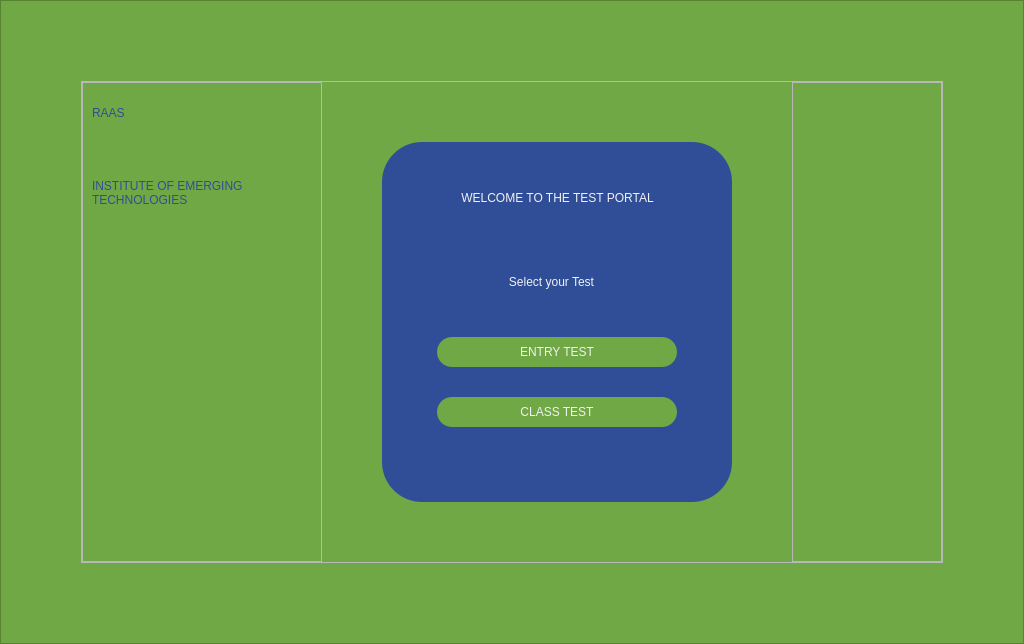
<?xml version="1.0" encoding="UTF-8"?>
<ui version="4.0">
 <class>ChooseOptions</class>
 <widget class="QMainWindow" name="ChooseOptions">
  <property name="geometry">
   <rect>
    <x>0</x>
    <y>0</y>
    <width>1024</width>
    <height>644</height>
   </rect>
  </property>
  <property name="windowTitle">
   <string>MainWindow</string>
  </property>
  <property name="windowIcon">
   <iconset resource="../Admin/icon.qrc">
    <normaloff>:/icons/icons/backgrounds/hands.png</normaloff>:/icons/icons/backgrounds/hands.png</iconset>
  </property>
  <property name="styleSheet">
   <string notr="true">QFrame#test_options_form{
background-color: rgb(48, 78, 151);
border-radius:40px;
margin: 60px;
}
QFrame#border_frame
{
background-color:#6fa844 ;
}
QFrame#main_frame{
background-image: url(:/icons/Background2.jpg);

background-position:center;
background-repeat:no-repeat;
}
</string>
  </property>
  <widget class="QWidget" name="centralwidget">
   <layout class="QVBoxLayout" name="verticalLayout">
    <property name="spacing">
     <number>0</number>
    </property>
    <property name="leftMargin">
     <number>0</number>
    </property>
    <property name="topMargin">
     <number>0</number>
    </property>
    <property name="rightMargin">
     <number>0</number>
    </property>
    <property name="bottomMargin">
     <number>0</number>
    </property>
    <item>
     <widget class="QFrame" name="border_frame">
      <property name="sizePolicy">
       <sizepolicy hsizetype="Expanding" vsizetype="Expanding">
        <horstretch>0</horstretch>
        <verstretch>0</verstretch>
       </sizepolicy>
      </property>
      <property name="styleSheet">
       <string notr="true"/>
      </property>
      <property name="frameShape">
       <enum>QFrame::StyledPanel</enum>
      </property>
      <property name="frameShadow">
       <enum>QFrame::Raised</enum>
      </property>
      <layout class="QVBoxLayout" name="verticalLayout_2">
       <property name="spacing">
        <number>0</number>
       </property>
       <property name="leftMargin">
        <number>80</number>
       </property>
       <property name="topMargin">
        <number>80</number>
       </property>
       <property name="rightMargin">
        <number>80</number>
       </property>
       <property name="bottomMargin">
        <number>80</number>
       </property>
       <item>
        <widget class="QFrame" name="main_frame">
         <property name="sizePolicy">
          <sizepolicy hsizetype="Expanding" vsizetype="Expanding">
           <horstretch>0</horstretch>
           <verstretch>0</verstretch>
          </sizepolicy>
         </property>
         <property name="maximumSize">
          <size>
           <width>16777215</width>
           <height>16777215</height>
          </size>
         </property>
         <property name="styleSheet">
          <string notr="true"/>
         </property>
         <property name="frameShape">
          <enum>QFrame::StyledPanel</enum>
         </property>
         <property name="frameShadow">
          <enum>QFrame::Raised</enum>
         </property>
         <layout class="QHBoxLayout" name="horizontalLayout">
          <property name="spacing">
           <number>0</number>
          </property>
          <property name="leftMargin">
           <number>0</number>
          </property>
          <property name="topMargin">
           <number>0</number>
          </property>
          <property name="rightMargin">
           <number>0</number>
          </property>
          <property name="bottomMargin">
           <number>0</number>
          </property>
          <item>
           <widget class="QFrame" name="heading_side_bar">
            <property name="sizePolicy">
             <sizepolicy hsizetype="Expanding" vsizetype="Expanding">
              <horstretch>0</horstretch>
              <verstretch>0</verstretch>
             </sizepolicy>
            </property>
            <property name="minimumSize">
             <size>
              <width>240</width>
              <height>0</height>
             </size>
            </property>
            <property name="frameShape">
             <enum>QFrame::StyledPanel</enum>
            </property>
            <property name="frameShadow">
             <enum>QFrame::Raised</enum>
            </property>
            <property name="lineWidth">
             <number>0</number>
            </property>
            <widget class="QLabel" name="RAAS_heading_label">
             <property name="geometry">
              <rect>
               <x>10</x>
               <y>10</y>
               <width>121</width>
               <height>41</height>
              </rect>
             </property>
             <property name="styleSheet">
              <string notr="true">color: rgb(48, 78, 151);
font: 63 32pt &quot;Bahnschrift SemiBold&quot;;</string>
             </property>
             <property name="text">
              <string>RAAS</string>
             </property>
            </widget>
            <widget class="QLabel" name="ET_label">
             <property name="geometry">
              <rect>
               <x>10</x>
               <y>60</y>
               <width>221</width>
               <height>101</height>
              </rect>
             </property>
             <property name="styleSheet">
              <string notr="true">color: rgb(48, 78, 151);
font: 25 22pt &quot;Bahnschrift Light&quot;;</string>
             </property>
             <property name="text">
              <string>INSTITUTE OF EMERGING TECHNOLOGIES</string>
             </property>
             <property name="wordWrap">
              <bool>true</bool>
             </property>
            </widget>
           </widget>
          </item>
          <item alignment="Qt::AlignHCenter|Qt::AlignVCenter">
           <widget class="QFrame" name="test_options_form">
            <property name="sizePolicy">
             <sizepolicy hsizetype="Expanding" vsizetype="Expanding">
              <horstretch>0</horstretch>
              <verstretch>0</verstretch>
             </sizepolicy>
            </property>
            <property name="minimumSize">
             <size>
              <width>470</width>
              <height>480</height>
             </size>
            </property>
            <property name="maximumSize">
             <size>
              <width>16777215</width>
              <height>800</height>
             </size>
            </property>
            <property name="styleSheet">
             <string notr="true"/>
            </property>
            <property name="frameShape">
             <enum>QFrame::StyledPanel</enum>
            </property>
            <property name="frameShadow">
             <enum>QFrame::Sunken</enum>
            </property>
            <property name="lineWidth">
             <number>0</number>
            </property>
            <widget class="QPushButton" name="class_test_btn">
             <property name="geometry">
              <rect>
               <x>110</x>
               <y>310</y>
               <width>250</width>
               <height>40</height>
              </rect>
             </property>
             <property name="sizePolicy">
              <sizepolicy hsizetype="Expanding" vsizetype="Preferred">
               <horstretch>0</horstretch>
               <verstretch>0</verstretch>
              </sizepolicy>
             </property>
             <property name="minimumSize">
              <size>
               <width>250</width>
               <height>40</height>
              </size>
             </property>
             <property name="maximumSize">
              <size>
               <width>100</width>
               <height>40</height>
              </size>
             </property>
             <property name="styleSheet">
              <string notr="true">background-color: rgb(111, 168, 68);
border-radius: 15px;
color: rgb(241, 241, 241);
font:  bold 10pt &quot;Bahnschrift Light&quot;;margin:5px;
vertical-align: center;
horizontal-align: center;</string>
             </property>
             <property name="text">
              <string>CLASS TEST</string>
             </property>
             <property name="autoDefault">
              <bool>false</bool>
             </property>
             <property name="flat">
              <bool>false</bool>
             </property>
            </widget>
            <widget class="QPushButton" name="entry_test_btn">
             <property name="geometry">
              <rect>
               <x>110</x>
               <y>250</y>
               <width>250</width>
               <height>40</height>
              </rect>
             </property>
             <property name="sizePolicy">
              <sizepolicy hsizetype="Expanding" vsizetype="Preferred">
               <horstretch>0</horstretch>
               <verstretch>0</verstretch>
              </sizepolicy>
             </property>
             <property name="minimumSize">
              <size>
               <width>250</width>
               <height>40</height>
              </size>
             </property>
             <property name="maximumSize">
              <size>
               <width>100</width>
               <height>40</height>
              </size>
             </property>
             <property name="styleSheet">
              <string notr="true">background-color: rgb(111, 168, 68);
border-radius: 15px;
color: rgb(241, 241, 241);
font:  bold 10pt &quot;Bahnschrift Light&quot;;margin:5px;
vertical-align: center;
horizontal-align: center;</string>
             </property>
             <property name="text">
              <string>ENTRY TEST</string>
             </property>
             <property name="autoDefault">
              <bool>false</bool>
             </property>
             <property name="flat">
              <bool>false</bool>
             </property>
            </widget>
            <widget class="QLabel" name="choose_your_test_label">
             <property name="geometry">
              <rect>
               <x>110</x>
               <y>180</y>
               <width>239</width>
               <height>39</height>
              </rect>
             </property>
             <property name="sizePolicy">
              <sizepolicy hsizetype="Preferred" vsizetype="Fixed">
               <horstretch>0</horstretch>
               <verstretch>0</verstretch>
              </sizepolicy>
             </property>
             <property name="styleSheet">
              <string notr="true">color: rgb(241, 241, 241);

font: 25 18pt &quot;Bahnschrift Light Condensed&quot;;
margin:5px;</string>
             </property>
             <property name="text">
              <string>Select your Test</string>
             </property>
             <property name="alignment">
              <set>Qt::AlignCenter</set>
             </property>
            </widget>
            <widget class="QLabel" name="welcome_heading">
             <property name="geometry">
              <rect>
               <x>80</x>
               <y>70</y>
               <width>311</width>
               <height>91</height>
              </rect>
             </property>
             <property name="sizePolicy">
              <sizepolicy hsizetype="Preferred" vsizetype="Fixed">
               <horstretch>0</horstretch>
               <verstretch>0</verstretch>
              </sizepolicy>
             </property>
             <property name="styleSheet">
              <string notr="true">color: rgb(241, 241, 241);
font: 63 20pt &quot;Bahnschrift SemiBold&quot;;
margin:5px;</string>
             </property>
             <property name="text">
              <string>WELCOME TO THE TEST PORTAL</string>
             </property>
             <property name="alignment">
              <set>Qt::AlignCenter</set>
             </property>
             <property name="wordWrap">
              <bool>true</bool>
             </property>
            </widget>
            <widget class="QLabel" name="error_label">
             <property name="enabled">
              <bool>true</bool>
             </property>
             <property name="geometry">
              <rect>
               <x>140</x>
               <y>380</y>
               <width>200</width>
               <height>29</height>
              </rect>
             </property>
             <property name="sizePolicy">
              <sizepolicy hsizetype="Fixed" vsizetype="Fixed">
               <horstretch>0</horstretch>
               <verstretch>0</verstretch>
              </sizepolicy>
             </property>
             <property name="minimumSize">
              <size>
               <width>200</width>
               <height>0</height>
              </size>
             </property>
             <property name="styleSheet">
              <string notr="true">color: rgb(255, 0, 0);
font: 25 12pt &quot;Bahnschrift Light&quot;;
margin:5px;</string>
             </property>
             <property name="text">
              <string/>
             </property>
             <property name="alignment">
              <set>Qt::AlignCenter</set>
             </property>
            </widget>
           </widget>
          </item>
          <item>
           <widget class="QFrame" name="logo_side_bar">
            <property name="sizePolicy">
             <sizepolicy hsizetype="Expanding" vsizetype="Expanding">
              <horstretch>0</horstretch>
              <verstretch>0</verstretch>
             </sizepolicy>
            </property>
            <property name="minimumSize">
             <size>
              <width>150</width>
              <height>0</height>
             </size>
            </property>
            <property name="styleSheet">
             <string notr="true"/>
            </property>
            <property name="frameShape">
             <enum>QFrame::StyledPanel</enum>
            </property>
            <property name="frameShadow">
             <enum>QFrame::Raised</enum>
            </property>
            <property name="lineWidth">
             <number>0</number>
            </property>
            <layout class="QGridLayout" name="gridLayout">
             <property name="topMargin">
              <number>0</number>
             </property>
             <property name="rightMargin">
              <number>0</number>
             </property>
             <property name="bottomMargin">
              <number>0</number>
             </property>
             <property name="spacing">
              <number>0</number>
             </property>
             <item row="0" column="0" alignment="Qt::AlignRight|Qt::AlignBottom">
              <widget class="QLabel" name="hunar_logo">
               <property name="minimumSize">
                <size>
                 <width>80</width>
                 <height>120</height>
                </size>
               </property>
               <property name="maximumSize">
                <size>
                 <width>80</width>
                 <height>120</height>
                </size>
               </property>
               <property name="styleSheet">
                <string notr="true">background-image: url(:/icons/icons/backgrounds/Asset 7-100.jpg);
background-repeat: no-repeat; 
 background-position: right;
margin:5px;
</string>
               </property>
               <property name="text">
                <string/>
               </property>
               <property name="alignment">
                <set>Qt::AlignBottom|Qt::AlignRight|Qt::AlignTrailing</set>
               </property>
              </widget>
             </item>
            </layout>
           </widget>
          </item>
         </layout>
        </widget>
       </item>
      </layout>
     </widget>
    </item>
   </layout>
  </widget>
 </widget>
 <resources>
  <include location="../Admin/icon.qrc"/>
 </resources>
 <connections/>
</ui>
